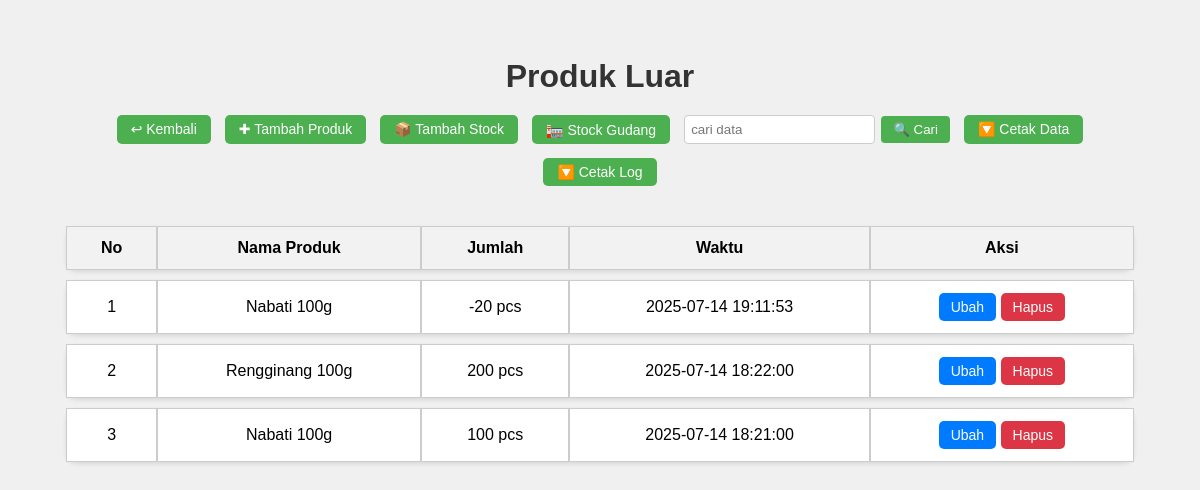
The page /gudang/luar_produksi.php on the database as committed earlier.
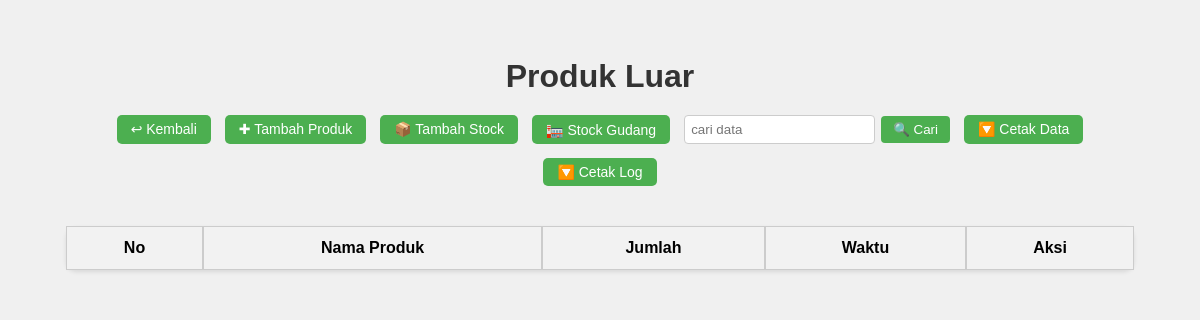
The same page on the database as committed later.
### tables this page shows
CREATE TABLE `gudang2` (
  `id` int(11) NOT NULL,
  `produk` varchar(100) DEFAULT NULL,
  `jumlah` varchar(100) DEFAULT NULL,
  `waktu` datetime DEFAULT NULL
);

### gudang/luar_function.php (called while the page is built, shortened)
<?php
$conn = mysqli_connect("localhost", "root", "", "ae_database");
function query_produksi($query_produksi) {
    global $conn;
    $result = mysqli_query($conn, $query_produksi);
    $isis = [];
    while ($isi = mysqli_fetch_assoc($result)) {
        $isis[] = $isi;
    }
    return $isis;
}
?>

### gudang/luar_produksi.php (the view, shortened to what this page needs)
<?php
require 'luar_function.php';
$produksi = query_produksi("SELECT * FROM gudang2 ORDER BY waktu DESC");
if (isset($_POST["cari_produksi"])) {
    $keyword = $_POST["src_produksi"];
    $produksi = cari_produksi($keyword);
    $produk_total = cari_total_per_produk($keyword);
} else {
    $produksi = query_produksi("SELECT * FROM gudang2 ORDER BY waktu DESC");
}
?>
<!DOCTYPE html>
<html lang="id">
<head>
  <link rel="stylesheet" href="style.css">
</head>
<body>
<div class="wrapper">
  <h1 class="judul">Produk Luar</h1>
  <div class="toolbar">
    <a href="gudang.php" class="button">↩ Kembali</a>
    <a href="luar_tambah_produk.php" class="button">✚ Tambah Produk</a>
    <a href="luar_tambah_jumlah.php" class="button">📦 Tambah Stock</a>
    <button id="openModal" class="button">🏣 Stock Gudang</button>
    <form action="" method="post" class="search-form">
      <input type="text" name="src_produksi" placeholder="cari data" autocomplete="off">
      <button type="submit" name="cari_produksi">🔍 Cari</button>
    </form>
    <a href="luar_convert_excel.php" class="button">🔽 Cetak Data</a>
    <a href="luar_log.php" class="button">🔽 Cetak Log</a>
  </div>
  <table class="table-container">
    <tr class="table-row header">
      <th>No</th>
      <th>Nama Produk</th>
      <th>Jumlah</th>
      <th>Waktu</th>
      <th>Aksi</th>
    </tr>
    <?php $i = 1; ?>
    <?php foreach ($produksi as $isi): ?>
      <tr class="table-row">
        <td><?= $i; ?></td>
        <td><?= htmlspecialchars($isi["produk"]); ?></td>
        <td><?= (int)$isi["jumlah"]; ?> pcs</td>
        <td><?= $isi["waktu"]; ?></td>
        <td>
          <a href="luar_ubah_produk.php?id=<?= $isi['id']; ?>" class="btn btn-ubah">Ubah</a>
          <a href="luar_hapus_produk.php?id=<?= $isi['id']; ?>" class="btn btn-hapus"
             onclick="return confirm('Yakin mau hapus?');">Hapus</a>
        </td>
      </tr>
    <?php $i++; endforeach; ?>
  </table>
</div>
</body>
</html>

Rows that differ between the two databases and show on the page:
removed gudang2: produk "Nabati 100g", jumlah "-20", waktu "2025-07-14 19:11:53"
removed gudang2: produk "Rengginang 100g", jumlah "200", waktu "2025-07-14 18:22:00"
removed gudang2: produk "Nabati 100g", jumlah "100", waktu "2025-07-14 18:21:00"
